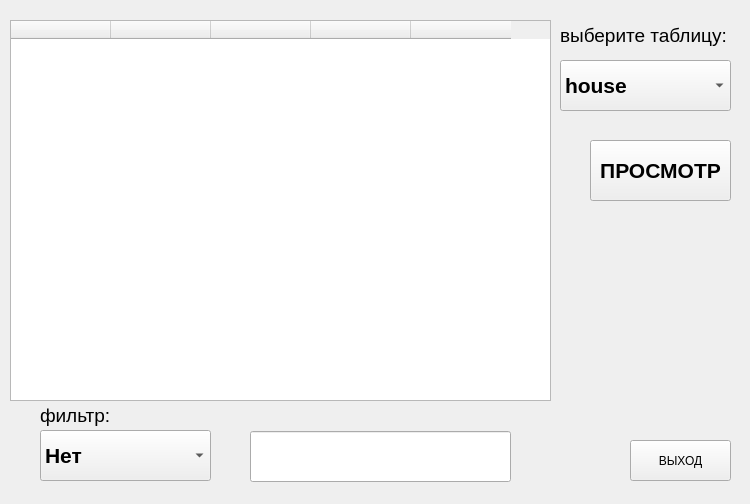
<?xml version="1.0" encoding="UTF-8"?>
<ui version="4.0">
 <class>viewwindow</class>
 <widget class="QWidget" name="viewwindow">
  <property name="geometry">
   <rect>
    <x>0</x>
    <y>0</y>
    <width>750</width>
    <height>504</height>
   </rect>
  </property>
  <property name="windowTitle">
   <string>Read</string>
  </property>
  <widget class="QTableWidget" name="tableWidget">
   <property name="geometry">
    <rect>
     <x>10</x>
     <y>20</y>
     <width>541</width>
     <height>381</height>
    </rect>
   </property>
   <column>
    <property name="text">
     <string/>
    </property>
   </column>
   <column>
    <property name="text">
     <string/>
    </property>
   </column>
   <column>
    <property name="text">
     <string/>
    </property>
   </column>
   <column>
    <property name="text">
     <string/>
    </property>
   </column>
   <column>
    <property name="text">
     <string/>
    </property>
   </column>
  </widget>
  <widget class="QPushButton" name="confirmbutton">
   <property name="geometry">
    <rect>
     <x>590</x>
     <y>140</y>
     <width>141</width>
     <height>61</height>
    </rect>
   </property>
   <property name="font">
    <font>
     <pointsize>16</pointsize>
     <bold>true</bold>
    </font>
   </property>
   <property name="text">
    <string>ПРОСМОТР</string>
   </property>
  </widget>
  <widget class="QComboBox" name="comboBox">
   <property name="geometry">
    <rect>
     <x>560</x>
     <y>60</y>
     <width>171</width>
     <height>51</height>
    </rect>
   </property>
   <property name="font">
    <font>
     <pointsize>16</pointsize>
     <bold>true</bold>
    </font>
   </property>
   <item>
    <property name="text">
     <string>house</string>
    </property>
   </item>
   <item>
    <property name="text">
     <string>customer</string>
    </property>
   </item>
   <item>
    <property name="text">
     <string>booking</string>
    </property>
   </item>
  </widget>
  <widget class="QLabel" name="label">
   <property name="geometry">
    <rect>
     <x>560</x>
     <y>20</y>
     <width>181</width>
     <height>31</height>
    </rect>
   </property>
   <property name="font">
    <font>
     <pointsize>14</pointsize>
    </font>
   </property>
   <property name="text">
    <string>выберите таблицу:</string>
   </property>
  </widget>
  <widget class="QPushButton" name="backbutton">
   <property name="geometry">
    <rect>
     <x>630</x>
     <y>440</y>
     <width>101</width>
     <height>41</height>
    </rect>
   </property>
   <property name="text">
    <string>ВЫХОД</string>
   </property>
  </widget>
  <widget class="QLabel" name="label_2">
   <property name="geometry">
    <rect>
     <x>40</x>
     <y>400</y>
     <width>181</width>
     <height>31</height>
    </rect>
   </property>
   <property name="font">
    <font>
     <pointsize>14</pointsize>
    </font>
   </property>
   <property name="text">
    <string>фильтр:</string>
   </property>
  </widget>
  <widget class="QComboBox" name="comboBox_2">
   <property name="geometry">
    <rect>
     <x>40</x>
     <y>430</y>
     <width>171</width>
     <height>51</height>
    </rect>
   </property>
   <property name="font">
    <font>
     <pointsize>16</pointsize>
     <bold>true</bold>
    </font>
   </property>
   <item>
    <property name="text">
     <string>Нет</string>
    </property>
   </item>
   <item>
    <property name="text">
     <string>house_id</string>
    </property>
   </item>
   <item>
    <property name="text">
     <string>price</string>
    </property>
   </item>
   <item>
    <property name="text">
     <string>house_type</string>
    </property>
   </item>
   <item>
    <property name="text">
     <string>city</string>
    </property>
   </item>
   <item>
    <property name="text">
     <string>address</string>
    </property>
   </item>
  </widget>
  <widget class="QLineEdit" name="lineEdit">
   <property name="geometry">
    <rect>
     <x>250</x>
     <y>431</y>
     <width>261</width>
     <height>51</height>
    </rect>
   </property>
   <property name="font">
    <font>
     <pointsize>16</pointsize>
    </font>
   </property>
  </widget>
 </widget>
 <resources/>
 <connections/>
</ui>
